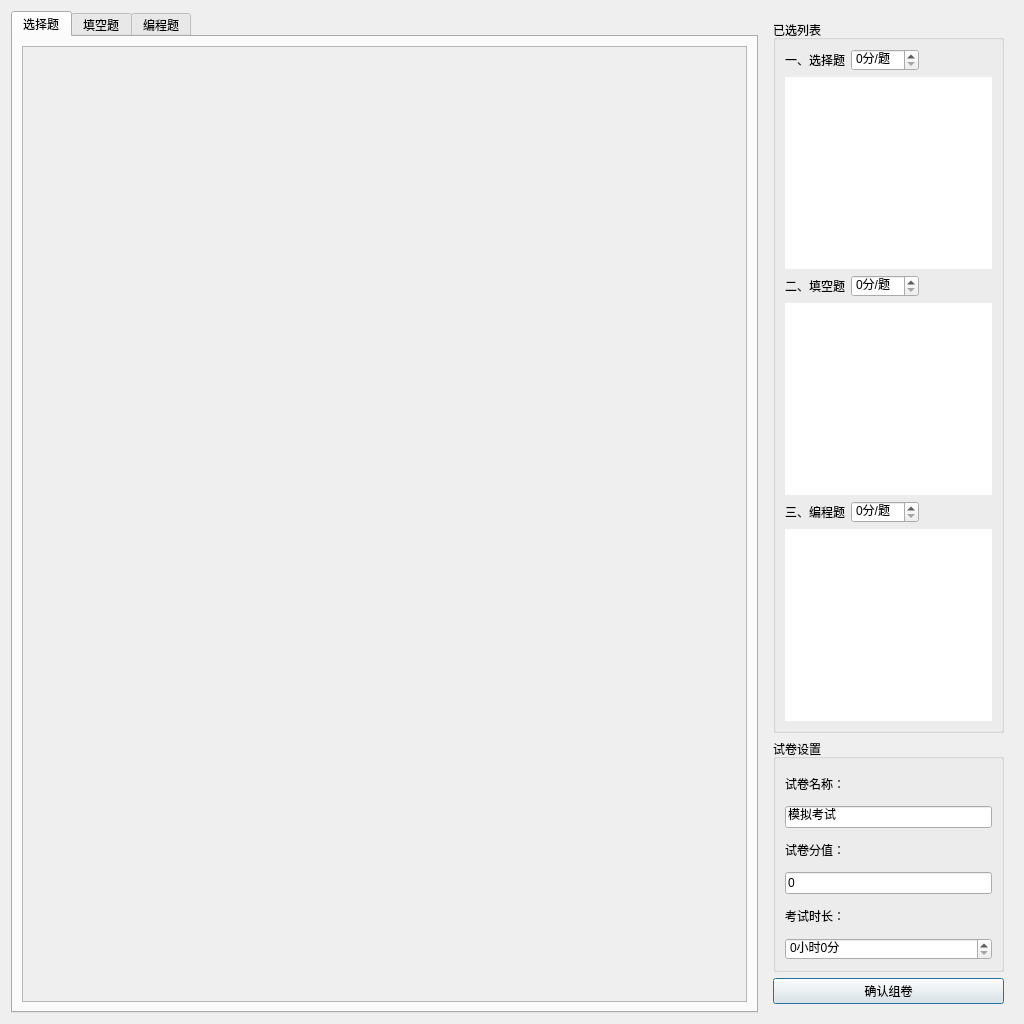
<?xml version="1.0" encoding="UTF-8"?>
<ui version="4.0">
 <class>CreateExamDialog</class>
 <widget class="QDialog" name="CreateExamDialog">
  <property name="geometry">
   <rect>
    <x>0</x>
    <y>0</y>
    <width>1024</width>
    <height>1024</height>
   </rect>
  </property>
  <property name="windowTitle">
   <string>Dialog</string>
  </property>
  <layout class="QHBoxLayout" name="horizontalLayout_3" stretch="3,1">
   <item>
    <widget class="QTabWidget" name="tabWidget">
     <property name="currentIndex">
      <number>0</number>
     </property>
     <widget class="QWidget" name="tab">
      <attribute name="title">
       <string>选择题</string>
      </attribute>
      <layout class="QVBoxLayout" name="verticalLayout_5">
       <item>
        <widget class="QScrollArea" name="scrollArea">
         <property name="widgetResizable">
          <bool>true</bool>
         </property>
         <widget class="QWidget" name="scrollAreaWidgetContents">
          <property name="geometry">
           <rect>
            <x>0</x>
            <y>0</y>
            <width>716</width>
            <height>946</height>
           </rect>
          </property>
          <layout class="QVBoxLayout" name="verticalLayout_4">
           <item>
            <widget class="QWidget" name="widget_choiceProblem" native="true"/>
           </item>
          </layout>
         </widget>
        </widget>
       </item>
      </layout>
     </widget>
     <widget class="QWidget" name="tab_2">
      <attribute name="title">
       <string>填空题</string>
      </attribute>
      <layout class="QVBoxLayout" name="verticalLayout_6">
       <item>
        <widget class="QScrollArea" name="scrollArea_2">
         <property name="widgetResizable">
          <bool>true</bool>
         </property>
         <widget class="QWidget" name="scrollAreaWidgetContents_2">
          <property name="geometry">
           <rect>
            <x>0</x>
            <y>0</y>
            <width>716</width>
            <height>946</height>
           </rect>
          </property>
          <layout class="QVBoxLayout" name="verticalLayout_7">
           <item>
            <widget class="QWidget" name="widget_completionProblem" native="true"/>
           </item>
          </layout>
         </widget>
        </widget>
       </item>
      </layout>
     </widget>
     <widget class="QWidget" name="tab_3">
      <attribute name="title">
       <string>编程题</string>
      </attribute>
      <layout class="QVBoxLayout" name="verticalLayout_8">
       <item>
        <widget class="QScrollArea" name="scrollArea_3">
         <property name="widgetResizable">
          <bool>true</bool>
         </property>
         <widget class="QWidget" name="scrollAreaWidgetContents_3">
          <property name="geometry">
           <rect>
            <x>0</x>
            <y>0</y>
            <width>716</width>
            <height>946</height>
           </rect>
          </property>
          <layout class="QVBoxLayout" name="verticalLayout_9">
           <item>
            <widget class="QWidget" name="widget_programProblem" native="true"/>
           </item>
          </layout>
         </widget>
        </widget>
       </item>
      </layout>
     </widget>
    </widget>
   </item>
   <item>
    <widget class="QWidget" name="widget" native="true">
     <property name="styleSheet">
      <string notr="true">QTableWidget {
	 border: none;                     
	 gridline-color: #fff;   
}

QToolButton {
	border: none;
}
</string>
     </property>
     <layout class="QVBoxLayout" name="verticalLayout_3">
      <item>
       <widget class="QGroupBox" name="groupBox">
        <property name="title">
         <string>已选列表</string>
        </property>
        <layout class="QVBoxLayout" name="verticalLayout_2">
         <item>
          <layout class="QHBoxLayout" name="horizontalLayout_4">
           <item>
            <widget class="QLabel" name="label">
             <property name="text">
              <string>一、选择题</string>
             </property>
            </widget>
           </item>
           <item>
            <widget class="QSpinBox" name="spinBox_choiceScore">
             <property name="suffix">
              <string>分/题</string>
             </property>
            </widget>
           </item>
           <item>
            <spacer name="horizontalSpacer">
             <property name="orientation">
              <enum>Qt::Horizontal</enum>
             </property>
             <property name="sizeHint" stdset="0">
              <size>
               <width>40</width>
               <height>20</height>
              </size>
             </property>
            </spacer>
           </item>
          </layout>
         </item>
         <item>
          <widget class="QTableWidget" name="tableWidget_choice">
           <property name="sizePolicy">
            <sizepolicy hsizetype="Preferred" vsizetype="Minimum">
             <horstretch>0</horstretch>
             <verstretch>0</verstretch>
            </sizepolicy>
           </property>
           <property name="styleSheet">
            <string notr="true"/>
           </property>
           <property name="autoScroll">
            <bool>true</bool>
           </property>
           <property name="editTriggers">
            <set>QAbstractItemView::NoEditTriggers</set>
           </property>
           <property name="alternatingRowColors">
            <bool>false</bool>
           </property>
           <property name="showGrid">
            <bool>true</bool>
           </property>
           <property name="gridStyle">
            <enum>Qt::SolidLine</enum>
           </property>
           <property name="cornerButtonEnabled">
            <bool>true</bool>
           </property>
           <property name="rowCount">
            <number>4</number>
           </property>
           <property name="columnCount">
            <number>5</number>
           </property>
           <attribute name="horizontalHeaderVisible">
            <bool>false</bool>
           </attribute>
           <attribute name="horizontalHeaderDefaultSectionSize">
            <number>40</number>
           </attribute>
           <attribute name="verticalHeaderVisible">
            <bool>false</bool>
           </attribute>
           <attribute name="verticalHeaderDefaultSectionSize">
            <number>40</number>
           </attribute>
           <row/>
           <row/>
           <row/>
           <row/>
           <column/>
           <column/>
           <column/>
           <column/>
           <column/>
          </widget>
         </item>
         <item>
          <layout class="QHBoxLayout" name="horizontalLayout_5">
           <item>
            <widget class="QLabel" name="label_2">
             <property name="text">
              <string>二、填空题</string>
             </property>
            </widget>
           </item>
           <item>
            <widget class="QSpinBox" name="spinBox_completionScore">
             <property name="suffix">
              <string>分/题</string>
             </property>
            </widget>
           </item>
           <item>
            <spacer name="horizontalSpacer_2">
             <property name="orientation">
              <enum>Qt::Horizontal</enum>
             </property>
             <property name="sizeHint" stdset="0">
              <size>
               <width>40</width>
               <height>20</height>
              </size>
             </property>
            </spacer>
           </item>
          </layout>
         </item>
         <item>
          <widget class="QTableWidget" name="tableWidget_completion">
           <property name="sizePolicy">
            <sizepolicy hsizetype="Expanding" vsizetype="Minimum">
             <horstretch>0</horstretch>
             <verstretch>0</verstretch>
            </sizepolicy>
           </property>
           <property name="editTriggers">
            <set>QAbstractItemView::NoEditTriggers</set>
           </property>
           <property name="showGrid">
            <bool>true</bool>
           </property>
           <property name="rowCount">
            <number>4</number>
           </property>
           <property name="columnCount">
            <number>5</number>
           </property>
           <attribute name="horizontalHeaderVisible">
            <bool>false</bool>
           </attribute>
           <attribute name="horizontalHeaderDefaultSectionSize">
            <number>40</number>
           </attribute>
           <attribute name="verticalHeaderVisible">
            <bool>false</bool>
           </attribute>
           <attribute name="verticalHeaderDefaultSectionSize">
            <number>40</number>
           </attribute>
           <attribute name="verticalHeaderHighlightSections">
            <bool>true</bool>
           </attribute>
           <row/>
           <row/>
           <row/>
           <row/>
           <column/>
           <column/>
           <column/>
           <column/>
           <column/>
          </widget>
         </item>
         <item>
          <layout class="QHBoxLayout" name="horizontalLayout_6">
           <item>
            <widget class="QLabel" name="label_3">
             <property name="text">
              <string>三、编程题</string>
             </property>
            </widget>
           </item>
           <item>
            <widget class="QSpinBox" name="spinBox_programScore">
             <property name="suffix">
              <string>分/题</string>
             </property>
            </widget>
           </item>
           <item>
            <spacer name="horizontalSpacer_3">
             <property name="orientation">
              <enum>Qt::Horizontal</enum>
             </property>
             <property name="sizeHint" stdset="0">
              <size>
               <width>40</width>
               <height>20</height>
              </size>
             </property>
            </spacer>
           </item>
          </layout>
         </item>
         <item>
          <widget class="QTableWidget" name="tableWidget_program">
           <property name="sizePolicy">
            <sizepolicy hsizetype="Expanding" vsizetype="Minimum">
             <horstretch>0</horstretch>
             <verstretch>0</verstretch>
            </sizepolicy>
           </property>
           <property name="editTriggers">
            <set>QAbstractItemView::NoEditTriggers</set>
           </property>
           <property name="showGrid">
            <bool>true</bool>
           </property>
           <property name="rowCount">
            <number>4</number>
           </property>
           <property name="columnCount">
            <number>5</number>
           </property>
           <attribute name="horizontalHeaderVisible">
            <bool>false</bool>
           </attribute>
           <attribute name="horizontalHeaderDefaultSectionSize">
            <number>40</number>
           </attribute>
           <attribute name="verticalHeaderVisible">
            <bool>false</bool>
           </attribute>
           <attribute name="verticalHeaderDefaultSectionSize">
            <number>40</number>
           </attribute>
           <row/>
           <row/>
           <row/>
           <row/>
           <column/>
           <column/>
           <column/>
           <column/>
           <column/>
          </widget>
         </item>
        </layout>
       </widget>
      </item>
      <item>
       <widget class="QGroupBox" name="groupBox_2">
        <property name="title">
         <string>试卷设置</string>
        </property>
        <layout class="QVBoxLayout" name="verticalLayout">
         <item>
          <widget class="QLabel" name="label_16">
           <property name="text">
            <string>试卷名称：</string>
           </property>
          </widget>
         </item>
         <item>
          <widget class="QLineEdit" name="lineEdit_title">
           <property name="text">
            <string>模拟考试</string>
           </property>
          </widget>
         </item>
         <item>
          <widget class="QLabel" name="label_4">
           <property name="text">
            <string>试卷分值：</string>
           </property>
          </widget>
         </item>
         <item>
          <widget class="QLineEdit" name="lineEdit_totalScore">
           <property name="text">
            <string>0</string>
           </property>
           <property name="readOnly">
            <bool>true</bool>
           </property>
          </widget>
         </item>
         <item>
          <widget class="QLabel" name="label_5">
           <property name="text">
            <string>考试时长：</string>
           </property>
          </widget>
         </item>
         <item>
          <widget class="QTimeEdit" name="timeEdit">
           <property name="currentSection">
            <enum>QDateTimeEdit::HourSection</enum>
           </property>
           <property name="displayFormat">
            <string>H小时m分</string>
           </property>
          </widget>
         </item>
        </layout>
       </widget>
      </item>
      <item>
       <widget class="QPushButton" name="btn_upload">
        <property name="text">
         <string>确认组卷</string>
        </property>
       </widget>
      </item>
     </layout>
    </widget>
   </item>
  </layout>
 </widget>
 <resources/>
 <connections/>
</ui>
